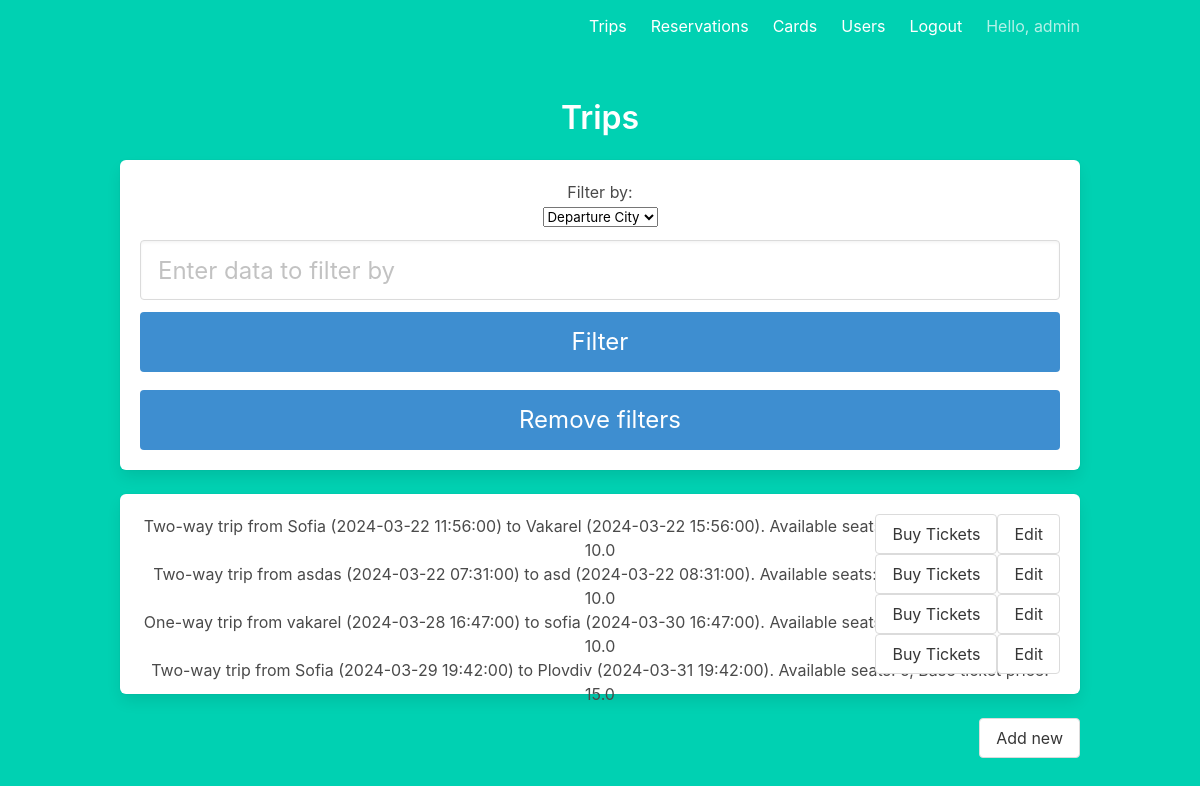
Before: /trips/ (signed in) with the older database file.
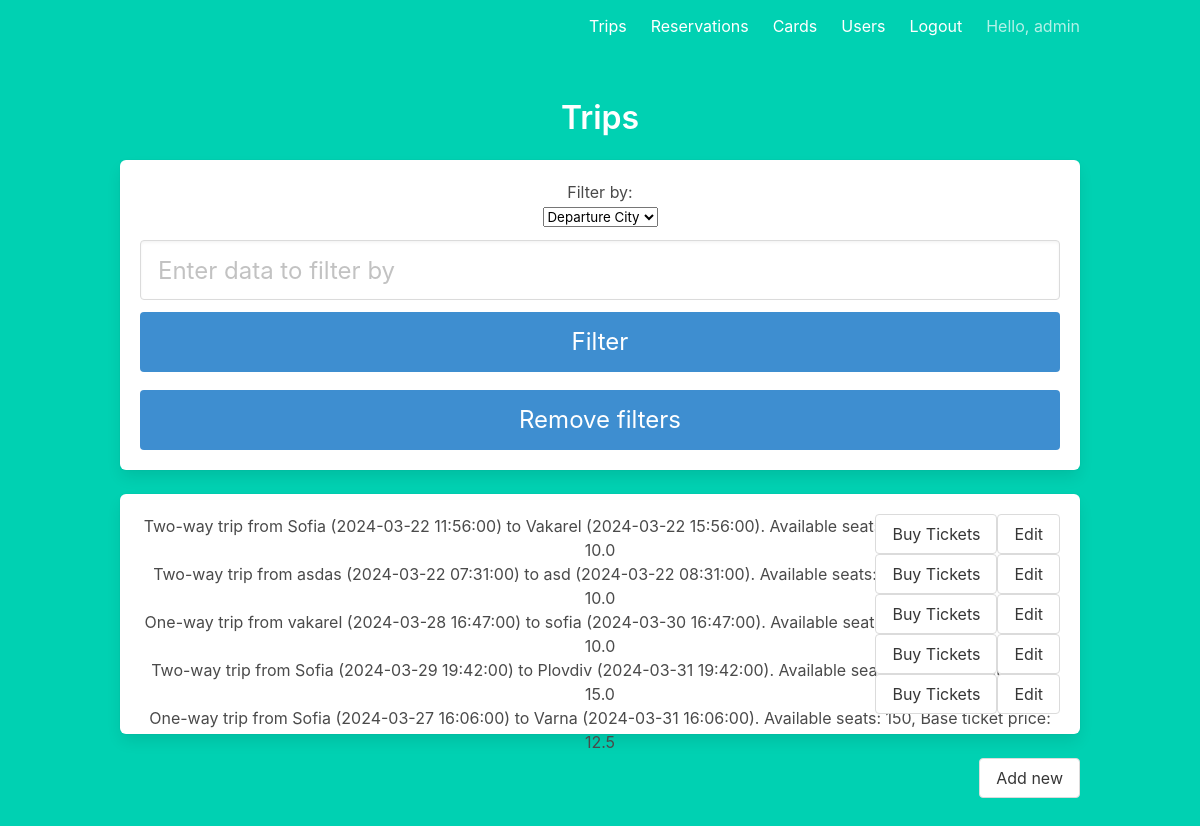
After: the same page with the newer database file.
### models/user.py (models this page shows, shortened)
class User(db.Model, UserMixin):
    __tablename__ = "user"
    id = db.Column(db.Integer, primary_key=True)
    email = db.Column(db.String(100), unique=True)
    password = db.Column(db.String(100), nullable=False)
    username = db.Column(db.String(100), unique=True)
    firstname = db.Column(db.String(100), nullable=False)
    lastname = db.Column(db.String(100), nullable=False)
    age = db.Column(db.Integer, nullable=False)
    is_admin = db.Column(db.Boolean, nullable=False, default=False)
    train_card = db.relationship("TrainCard", backref="user", lazy=True, uselist=False)
    reservations = db.relationship("Reservation", backref="user", lazy=True)

### models/trip.py (models this page shows, shortened)
class Trip(db.Model):
    __tablename__ = "trip"
    id = db.Column(db.Integer, primary_key=True)
    departure_datetime = db.Column(db.DateTime, nullable=False)
    arrival_datetime = db.Column(db.DateTime, nullable=False)
    departure_city = db.Column(db.String(100), nullable=False)
    arrival_city = db.Column(db.String(100), nullable=False)
    two_way_trip = db.Column(db.Boolean, nullable=False, default=False)
    available_seats = db.Column(db.Integer, nullable=False)
    base_ticket_price = db.Column(db.Float, nullable=False)
    reservations = db.relationship("Reservation", backref="trip", lazy=True)
    def __repr__(self):
        return (
            "%s trip from %s (%s) to %s (%s). Available seats: %s, Base ticket price: %s"
            % (
                ("Two-way" if self.two_way_trip else "One-way"),
                self.departure_city,
                self.departure_datetime,
                self.arrival_city,
                self.arrival_datetime,
                self.available_seats,
                self.base_ticket_price,
            )
        )

### trips.py (the view)
@trips.route("/trips/")
@login_required
def list():
    trips = Trip.query.all()
    if not current_user.is_admin:
        trips = [
            trip for trip in trips if trip.departure_datetime >= datetime.datetime.now()
        ]
    return render_template("/trips/trips.html", trips=trips)

### templates/trips/trips.html (shortened to what this page needs)
{% extends "base.html" %}
{% block content %}
<div class="is-offset-4">
    <h3 class="title">Trips</h3>
    <div class="box">
        <form method="POST" action="/trips/filter">
            <div class="field">
                <p>Filter by: </p>
                <select name="filter_type" id="filter_type">
                    <option value="dep_city">Departure City</option>
                </select>
            </div>
            <div class="field">
                <div class="control">
                    <input class="input is-large" type="text" name="filter_data" placeholder="Enter data to filter by">
                </div>
            </div>
            <button class="button is-block is-info is-large is-fullwidth">Filter</button>
        </form>
        <div style="padding-top: 2%;">
            <form method="GET" action="/trips">
                <button class=" button is-block is-info is-large is-fullwidth">Remove filters</button>
            </form>
        </div>
    </div>
    <div class="box">
        <ul>
            {% for trip in trips %}
            <li>
                <div style="float: left">
                    {{trip}}
                </div>
                <div style="display: flex; justify-content: flex-end;">
                    {% if current_user.is_authenticated %}
                    <a href="{{ url_for('reservations.create', trip_id=trip.id) }}" class="button">
                        Buy Tickets
                    </a>
                    {% if current_user.is_admin %}
                    <a href="{{ url_for('trips.edit', id=trip.id) }}" class="button">
                        Edit
                    </a>
                    {% endif %}
                    {% endif %}
                </div>
            </li>
            {% endfor %}
        </ul>
    </div>
    {% if current_user.is_authenticated and current_user.is_admin %}
    <a style="float:right" href="{{ url_for('trips.create') }}" class="button">
        Add new
    </a>
    {% endif %}
</div>
{% endblock %}

### templates/base.html (shortened to what this page needs)
<!DOCTYPE html>
<html>
<head>
    <link rel="stylesheet" href="https://cdnjs.cloudflare.com/ajax/libs/bulma/0.7.2/css/bulma.min.css" />
</head>
<body>
    <section class="hero is-primary is-fullheight">
        <div class="hero-head">
            <nav class="navbar">
                <div class="container">
                    <div id="navbarMenuHeroA" class="navbar-menu">
                        <div class="navbar-end">
                            {% if current_user.is_authenticated %}
                            <a href="{{ url_for('trips.list') }}" class="navbar-item">
                                Trips
                            </a>
                            <a href="{{ url_for('reservations.list') }}" class="navbar-item">
                                Reservations
                            </a>
                            <a href="{{ url_for('cards.manage') }}" class="navbar-item">
                                Cards
                            </a>
                            {% if current_user.is_admin %}
                            <a href="{{ url_for('users.list') }}" class="navbar-item">
                                Users
                            </a>
                            {% endif %}
                            <a href="{{ url_for('users.logout') }}" class="navbar-item">
                                Logout
                            </a>
                            <p class="navbar-item">
                                Hello, {{current_user.firstname}}
                            </p>
                            {% endif %}
                        </div>
                    </div>
                </div>
            </nav>
        </div>
        <div class="hero-body">
            <div class="container has-text-centered">
                {% block content %}
                {% endblock %}
            </div>
        </div>
    </section>
</body>
</html>

Changed rows visible on the page:
changed Trip: two_way_trip+departure_city+departure_datetime "One-way trip from vakarel (2024-03-28 16:47:00) to sofia (2024-03-30 16:47:00). Available seats: 150, Base ticket price: 10.0" → "One-way trip from vakarel (2024-03-28 16:47:00) to sofia (2024-03-30 16:47:00). Available seats: 147, Base ticket price: 10.0"
added Trip: two_way_trip+departure_city+departure_datetime "One-way trip from Sofia (2024-03-27 16:06:00) to Varna (2024-03-31 16:06:00). Available seats: 150, Base ticket price: 12.5"
